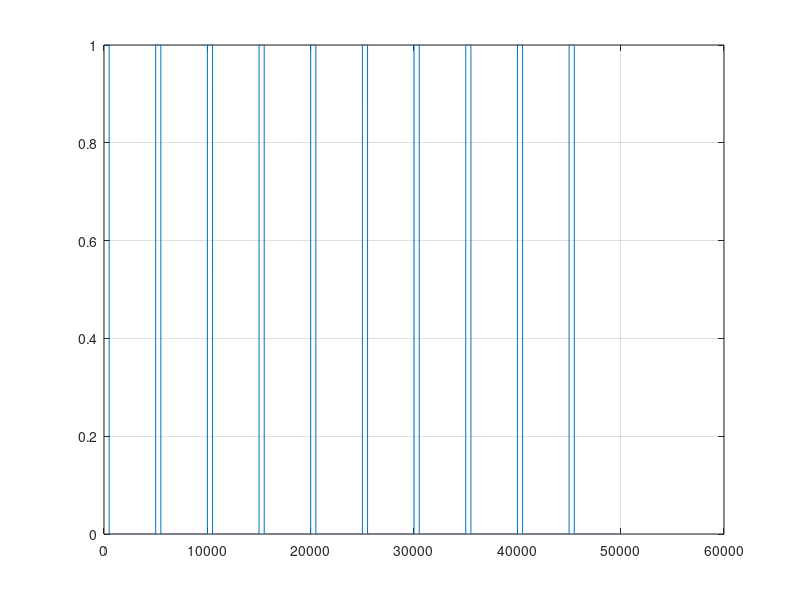

Recreate this plot in MATLAB.
close all
%на данном этапе в виде наброска 
t = 0:0.01:50;
y = 1*rectpuls(t,10);
y_new = repmat(y,1,10);
figure
plot(y_new)
ylim([0 1])
grid on 